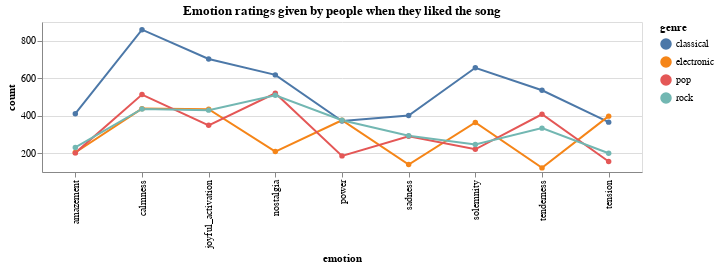

Here is the notebook cell this chart was saved with:
### Code cell
liked_new_subset = new_subset[new_subset['liked_or_disliked'] == 'liked']
alt.Chart(liked_new_subset).mark_line(point=True).encode(
    alt.X('emotion:N', scale=alt.Scale(zero=False)),
    alt.Y('count:Q', scale=alt.Scale(zero=False)),
    color=alt.Color("genre:N")
).properties(
    title="Emotion ratings given by people when they liked the song",
    width=600,
    height=150,
)

### Figure 1 — Vega-Lite specification as saved in the notebook (floating-point values rounded to 4 significant figures)
{"config": {"view": {"continuousWidth": 400, "continuousHeight": 300}}, "data": {"name": "data-4a520095ac3e54c99c6048261ff07709"}, "mark": {"type": "line", "point": true}, "encoding": {"color": {"type": "nominal", "field": "genre"}, "x": {"type": "nominal", "field": "emotion", "scale": {"zero": false}}, "y": {"type": "quantitative", "field": "count", "scale": {"zero": false}}}, "height": 150, "title": "Emotion ratings given by people when they liked the song", "width": 600, "$schema": "https://vega.github.io/schema/vega-lite/v4.8.1.json", "datasets": {"data-4a520095ac3e54c99c6048261ff07709": [{"genre": "classical", "liked_or_disliked": "liked", "emotion": "amazement", "count": 411}, {"genre": "classical", "liked_or_disliked": "liked", "emotion": "solemnity", "count": 656}, {"genre": "classical", "liked_or_disliked": "liked", "emotion": "tenderness", "count": 536}, {"genre": "classical", "liked_or_disliked": "liked", "emotion": "nostalgia", "count": 618}, {"genre": "classical", "liked_or_disliked": "liked", "emotion": "calmness", "count": 859}, {"genre": "classical", "liked_or_disliked": "liked", "emotion": "power", "count": 372}, {"genre": "classical", "liked_or_disliked": "liked", "emotion": "joyful_activation", "count": 703}, {"genre": "classical", "liked_or_disliked": "liked", "emotion": "tension", "count": 366}, {"genre": "classical", "liked_or_disliked": "liked", "emotion": "sadness", "count": 401}, {"genre": "electronic", "liked_or_disliked": "liked", "emotion": "amazement", "count": 204}, {"genre": "electronic", "liked_or_disliked": "liked", "emotion": "solemnity", "count": 364}, {"genre": "electronic", "liked_or_disliked": "liked", "emotion": "tenderness", "count": 122}, {"genre": "electronic", "liked_or_disliked": "liked", "emotion": "nostalgia", "count": 209}, {"genre": "electronic", "liked_or_disliked": "liked", "emotion": "calmness", "count": 438}, {"genre": "electronic", "liked_or_disliked": "liked", "emotion": "power", "count": 376}, {"genre": "electronic", "liked_or_disliked": "liked", "emotion": "joyful_activation", "count": 435}, {"genre": "electronic", "liked_or_disliked": "liked", "emotion": "tension", "count": 398}, {"genre": "electronic", "liked_or_disliked": "liked", "emotion": "sadness", "count": 140}, {"genre": "pop", "liked_or_disliked": "liked", "emotion": "amazement", "count": 202}, {"genre": "pop", "liked_or_disliked": "liked", "emotion": "solemnity", "count": 221}, {"genre": "pop", "liked_or_disliked": "liked", "emotion": "tenderness", "count": 408}, {"genre": "pop", "liked_or_disliked": "liked", "emotion": "nostalgia", "count": 520}, {"genre": "pop", "liked_or_disliked": "liked", "emotion": "calmness", "count": 513}, {"genre": "pop", "liked_or_disliked": "liked", "emotion": "power", "count": 186}, {"genre": "pop", "liked_or_disliked": "liked", "emotion": "joyful_activation", "count": 349}, {"genre": "pop", "liked_or_disliked": "liked", "emotion": "tension", "count": 156}, {"genre": "pop", "liked_or_disliked": "liked", "emotion": "sadness", "count": 291}, {"genre": "rock", "liked_or_disliked": "liked", "emotion": "amazement", "count": 231}, {"genre": "rock", "liked_or_disliked": "liked", "emotion": "solemnity", "count": 247}, {"genre": "rock", "liked_or_disliked": "liked", "emotion": "tenderness", "count": 334}, {"genre": "rock", "liked_or_disliked": "liked", "emotion": "nostalgia", "count": 509}, {"genre": "rock", "liked_or_disliked": "liked", "emotion": "calmness", "count": 436}, {"genre": "rock", "liked_or_disliked": "liked", "emotion": "power", "count": 376}, {"genre": "rock", "liked_or_disliked": "liked", "emotion": "joyful_activation", "count": 430}, {"genre": "rock", "liked_or_disliked": "liked", "emotion": "tension", "count": 200}, {"genre": "rock", "liked_or_disliked": "liked", "emotion": "sadness", "count": 293}]}}
